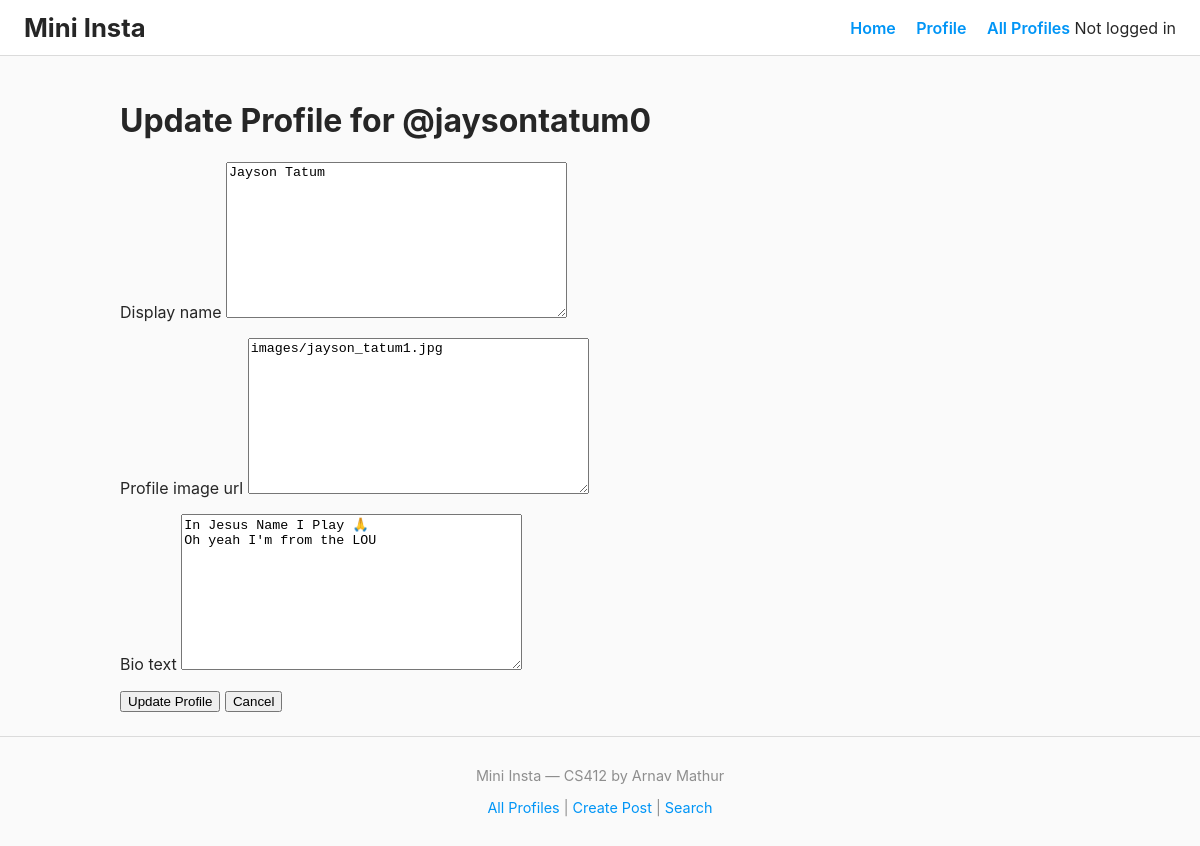
The page /mini_insta/profile/4/update on the database its author committed.
### instagram/models.py (models this page shows, shortened)
class Profile(models.Model):
    username = models.TextField(blank=False)
    display_name = models.TextField(blank=False)
    profile_image_url = models.TextField(blank=False)
    bio_text = models.TextField(blank=False, default='')
    join_date = models.DateTimeField(auto_now=True)
    user = models.ForeignKey(User, on_delete=models.CASCADE)

### instagram/views.py (the view)
# urls.py: path('profile/<int:pk>/update', views.UpdateProfileView.as_view(), name="update_profile"),
class UpdateProfileView(UpdateView):
   model = Profile
   form_class = UpdateProfileForm
   template_name = "update_profile_form.html"

### instagram/forms.py
class UpdateProfileForm(forms.ModelForm):
    class Meta:
        model = Profile
        fields = ['display_name', 'profile_image_url', 'bio_text']

### instagram/templates/update_profile_form.html (shortened to what this page needs)
{% extends 'base.html' %}
{% block content %}
<h1>Update Profile for @{{ profile.username }}</h1>
<form method="post">
    {% for field in form %}
        <p>
            <label for="{{ field.id_for_label }}">{{ field.label }}</label>
            {{ field }}
        </p>
    {% endfor %}
    <button type="submit">Update Profile</button>
    <a href="{% url 'show_my_profile' profile.pk %}"><button type="button">Cancel</button></a>
</form>
{% endblock %}

### static/instagram.css (style rules this page uses)
body { margin: 0; font-family: -apple-system, BlinkMacSystemFont, "Segoe UI", Helvetica, Arial, sans-serif; background-color: #fafafa; color: #262626; }

### rows shown on the page
Profile: username "jaysontatum0", form "Jayson Tatum" "images/jayson_tatum1.jpg" "In Jesus Name I Play 🙏 Oh yeah I'm from the LOU"

### other values the page prints
{{ field.label }} "Display name" "Profile image url" "Bio text"
